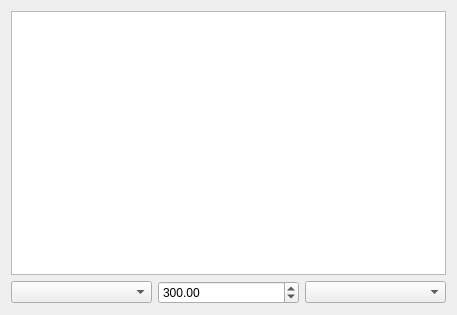
<?xml version="1.0" encoding="UTF-8"?>
<ui version="4.0">
 <class>Form</class>
 <widget class="QWidget" name="Form">
  <property name="geometry">
   <rect>
    <x>0</x>
    <y>0</y>
    <width>457</width>
    <height>315</height>
   </rect>
  </property>
  <property name="windowTitle">
   <string>Slit Current</string>
  </property>
  <layout class="QVBoxLayout" name="verticalLayout">
   <item>
    <widget class="PyDMTimePlot" name="I400Plot">
     <property name="toolTip">
      <string/>
     </property>
     <property name="showRightAxis">
      <bool>true</bool>
     </property>
     <property name="showLegend">
      <bool>true</bool>
     </property>
     <property name="mouseEnabledX" stdset="0">
      <bool>true</bool>
     </property>
     <property name="mouseEnabledY" stdset="0">
      <bool>false</bool>
     </property>
     <property name="curves">
      <stringlist>
       <string>{&quot;channel&quot;: &quot;ca://${I400}:IC1_MON&quot;, &quot;name&quot;: &quot;${Ch1}&quot;, &quot;color&quot;: &quot;blue&quot;, &quot;lineStyle&quot;: 1, &quot;lineWidth&quot;: 1, &quot;symbol&quot;: null, &quot;symbolSize&quot;: 10}</string>
       <string>{&quot;channel&quot;: &quot;ca:/${I400}:IC2_MON&quot;, &quot;name&quot;: &quot;${Ch2}&quot;, &quot;color&quot;: &quot;red&quot;, &quot;lineStyle&quot;: 1, &quot;lineWidth&quot;: 1, &quot;symbol&quot;: null, &quot;symbolSize&quot;: 10}</string>
       <string>{&quot;channel&quot;: &quot;ca://${I400}:IC3_MON&quot;, &quot;name&quot;: &quot;${Ch3}&quot;, &quot;color&quot;: &quot;yellow&quot;, &quot;lineStyle&quot;: 1, &quot;lineWidth&quot;: 1, &quot;symbol&quot;: null, &quot;symbolSize&quot;: 10}</string>
       <string>{&quot;channel&quot;: &quot;ca://${I400}:IC4_MON&quot;, &quot;name&quot;: &quot;${Ch4}&quot;, &quot;color&quot;: &quot;lime&quot;, &quot;lineStyle&quot;: 1, &quot;lineWidth&quot;: 1, &quot;symbol&quot;: null, &quot;symbolSize&quot;: 10}</string>
      </stringlist>
     </property>
     <property name="bufferSize">
      <number>3000000</number>
     </property>
     <property name="updatesAsynchronously">
      <bool>false</bool>
     </property>
     <property name="timeSpan">
      <double>300.000000000000000</double>
     </property>
     <property name="updateInterval">
      <double>0.100000000000000</double>
     </property>
     <property name="autoRangeY">
      <bool>false</bool>
     </property>
    </widget>
   </item>
   <item>
    <layout class="QHBoxLayout" name="horizontalLayout">
     <item>
      <widget class="PyDMEnumComboBox" name="PyDMEnumComboBox">
       <property name="toolTip">
        <string/>
       </property>
       <property name="showUnits" stdset="0">
        <bool>true</bool>
       </property>
       <property name="channel" stdset="0">
        <string>ca://${I400}:GETCS2.SCAN</string>
       </property>
      </widget>
     </item>
     <item>
      <widget class="QDoubleSpinBox" name="TimeSpan">
       <property name="minimum">
        <double>10.000000000000000</double>
       </property>
       <property name="maximum">
        <double>30000.000000000000000</double>
       </property>
       <property name="value">
        <double>300.000000000000000</double>
       </property>
      </widget>
     </item>
     <item>
      <widget class="PyDMEnumComboBox" name="PyDMEnumComboBox_2">
       <property name="toolTip">
        <string/>
       </property>
       <property name="showUnits" stdset="0">
        <bool>true</bool>
       </property>
       <property name="channel" stdset="0">
        <string>ca://${I400}:RANGE_BP</string>
       </property>
      </widget>
     </item>
    </layout>
   </item>
  </layout>
 </widget>
 <customwidgets>
  <customwidget>
   <class>PyDMTimePlot</class>
   <extends>QGraphicsView</extends>
   <header>pydm.widgets.timeplot</header>
  </customwidget>
  <customwidget>
   <class>PyDMEnumComboBox</class>
   <extends>QComboBox</extends>
   <header>pydm.widgets.enum_combo_box</header>
  </customwidget>
 </customwidgets>
 <resources/>
 <connections/>
</ui>
